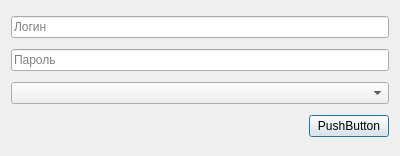
<?xml version="1.0" encoding="UTF-8"?>
<ui version="4.0">
 <class>UserEditorDialog</class>
 <widget class="QDialog" name="UserEditorDialog">
  <property name="geometry">
   <rect>
    <x>0</x>
    <y>0</y>
    <width>400</width>
    <height>156</height>
   </rect>
  </property>
  <property name="windowTitle">
   <string>Dialog</string>
  </property>
  <layout class="QGridLayout" name="gridLayout">
   <item row="3" column="1">
    <widget class="QPushButton" name="pb_ok">
     <property name="text">
      <string>PushButton</string>
     </property>
    </widget>
   </item>
   <item row="3" column="0">
    <spacer name="horizontalSpacer">
     <property name="orientation">
      <enum>Qt::Orientation::Horizontal</enum>
     </property>
     <property name="sizeHint" stdset="0">
      <size>
       <width>40</width>
       <height>20</height>
      </size>
     </property>
    </spacer>
   </item>
   <item row="0" column="0" colspan="2">
    <widget class="QLineEdit" name="le_login">
     <property name="placeholderText">
      <string>Логин</string>
     </property>
    </widget>
   </item>
   <item row="1" column="0" colspan="2">
    <widget class="QLineEdit" name="le_password">
     <property name="placeholderText">
      <string>Пароль</string>
     </property>
    </widget>
   </item>
   <item row="2" column="0" colspan="2">
    <widget class="QComboBox" name="cb_roles"/>
   </item>
  </layout>
 </widget>
 <resources/>
 <connections/>
</ui>
